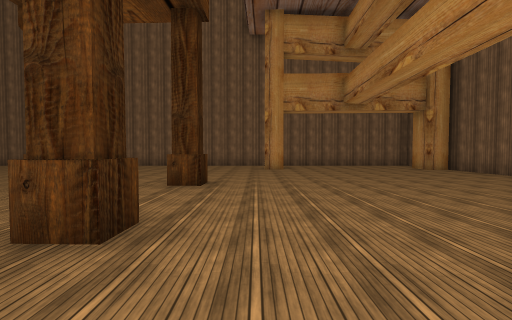
[1] (above)

19 first-person views from a walk through a scene from a Unity 3-D project. The camera is 1.5 m above the floor, tilts 2° down and sees 90° across. The floor is counted in squares, 2 m on a side. Each view is taken from the middle of a square. On the plan, view 1 faces up. The plan holds only what a view shows up to about 9 squares ahead; the rest is blank. The place goes on beyond the plan. Some surface patterns are stand-ins.

[2]
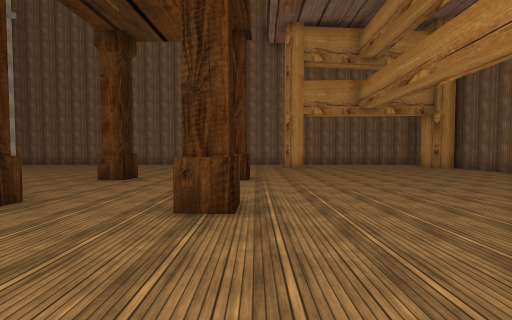

[3]
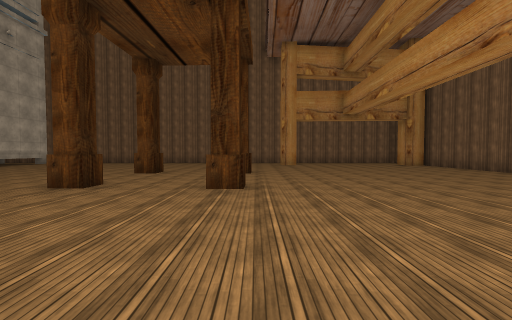

[4]
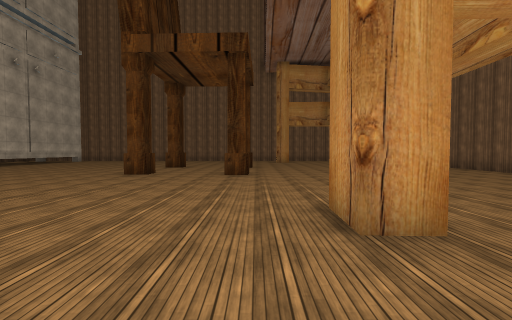

[5]
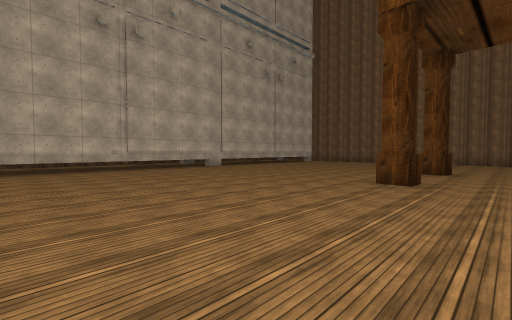

[6]
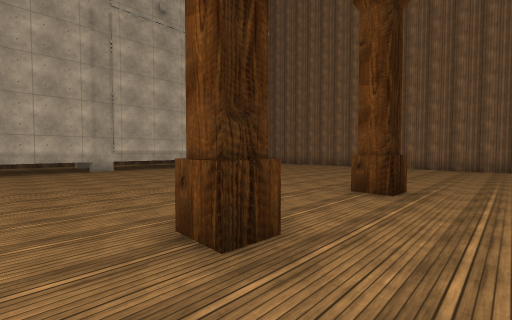

[7]
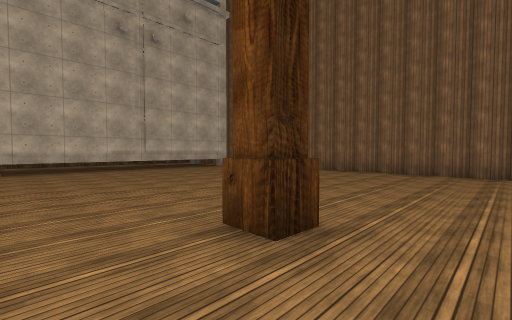

[8]
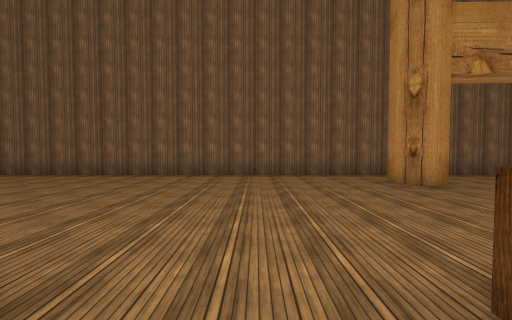

[9]
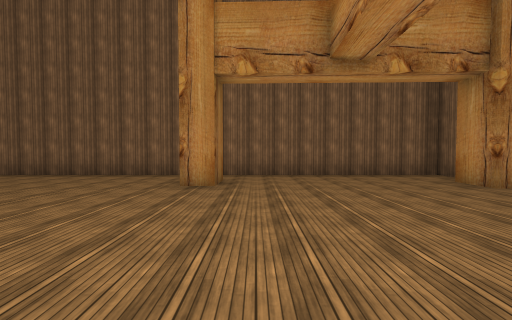

[10]
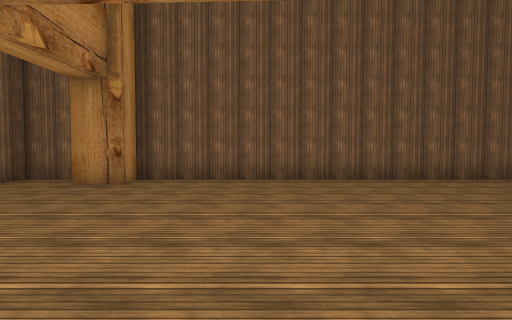

[11]
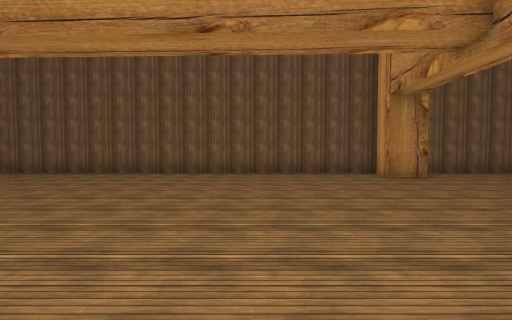

[12]
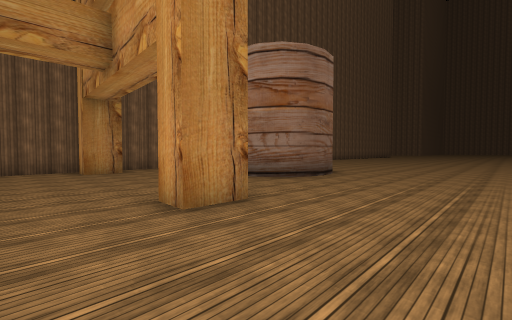

[13]
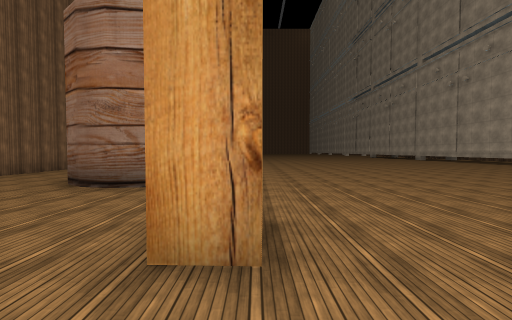

[14]
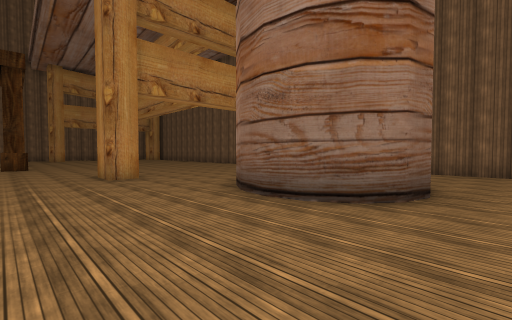

[15]
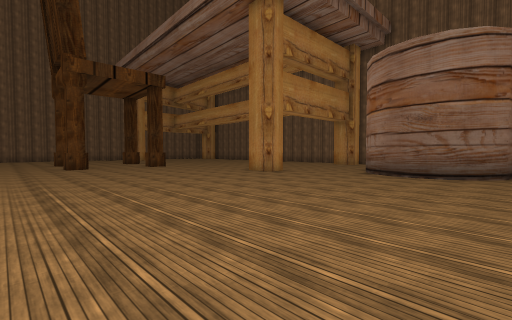

[16]
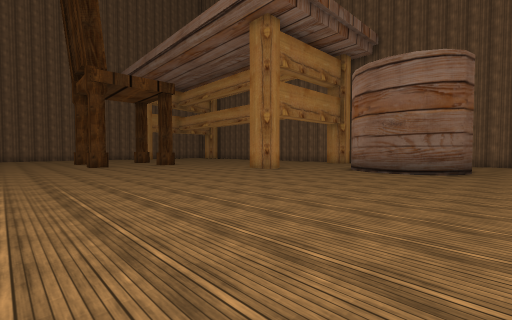

[17]
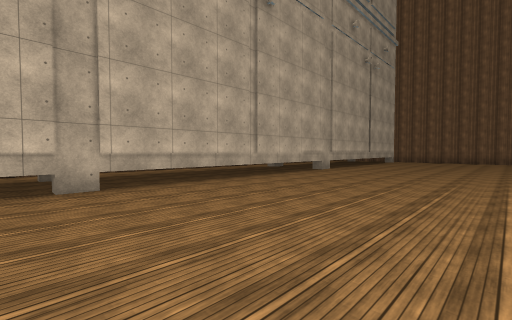

[18]
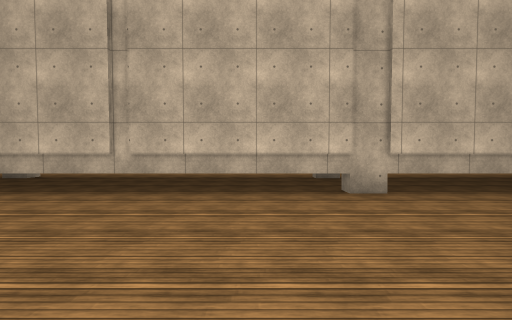

[19]
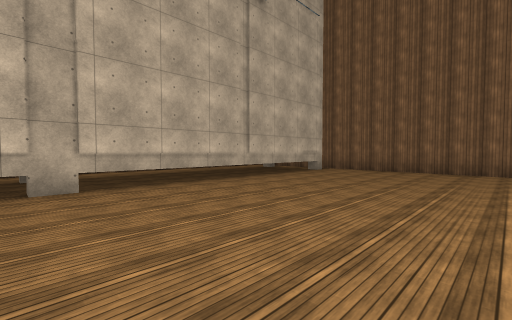

### Floor plan
Key: @ floor where view 1 was taken; # wall or solid block; . floor; ^ raised ledge.
Columns run from 17 left of view 1 to 8 right of it. Each row starts with its distance up from view 1.
 13       ####################
 12       ...................#
 11      .............#.....##
 10    ^....................##
  9    ^.....................#
  8    ^.....................#
  7    ^.....................#
  6    ^........#............#
  5    ^.....................#
  4    ^.....................#
  3    ^.....................#
  2    ^........#..#.........#
  1    ^.....................#
  0    ^.............@.......#
 -1    ^.....................#
 -2 .  ^.....................#
 -3 .  ^.............#......##
 -4 .  ^....................##
 -5 .# ^.....................#
 -6 .  ^.....................#
 -7 .  ^...............###...#
 -8 .  ^.... ..........#  ...#
 -9    ^...  ..........#   ..#
-10    ^..   ..........##....#
-11    ^.    ................#

Positions as (right, up) in squares from view 1, and headings:
1: (0, 0), facing up
2: (-1, -1), facing up
3: (-1, -3), facing up
4: (-1, -6), facing up
5: (-3, -4), facing up-left
6: (-3, 1), facing up-left
7: (-3, 4), facing up-left
8: (-3, 5), facing up
9: (2, 5), facing up
10: (1, 7), facing right
11: (-1, 1), facing right
12: (-3, -1), facing down-right
13: (0, -1), facing down
14: (-2, -11), facing up-right
15: (-7, -10), facing up-right
16: (-8, -11), facing up-right
17: (-8, -6), facing up-left
18: (-9, -7), facing left
19: (-8, 3), facing up-left
